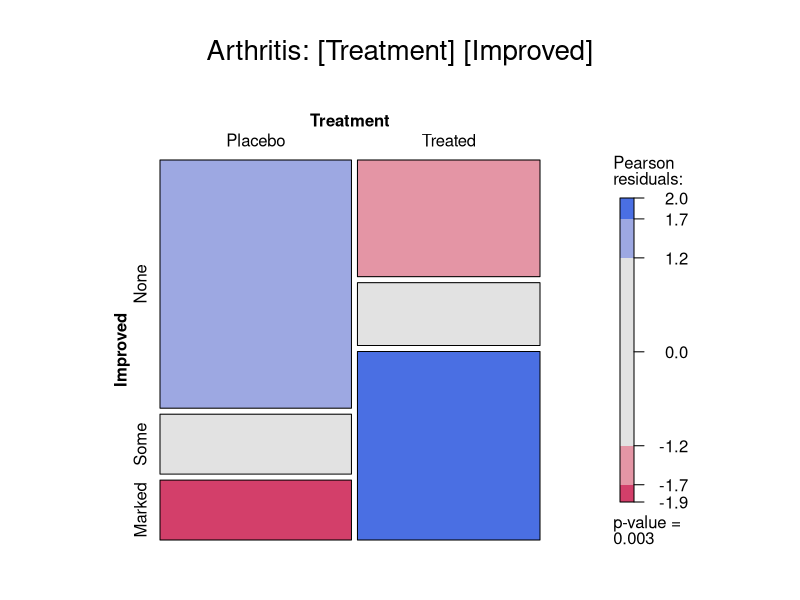
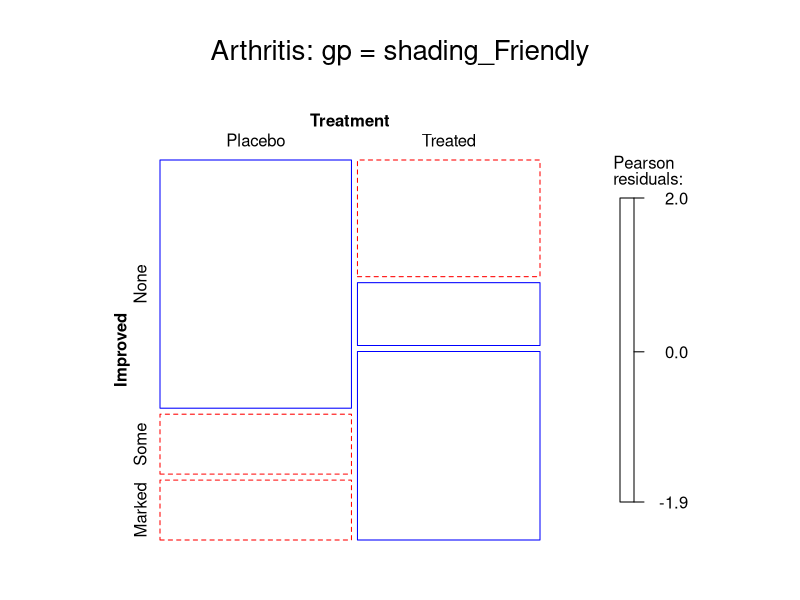
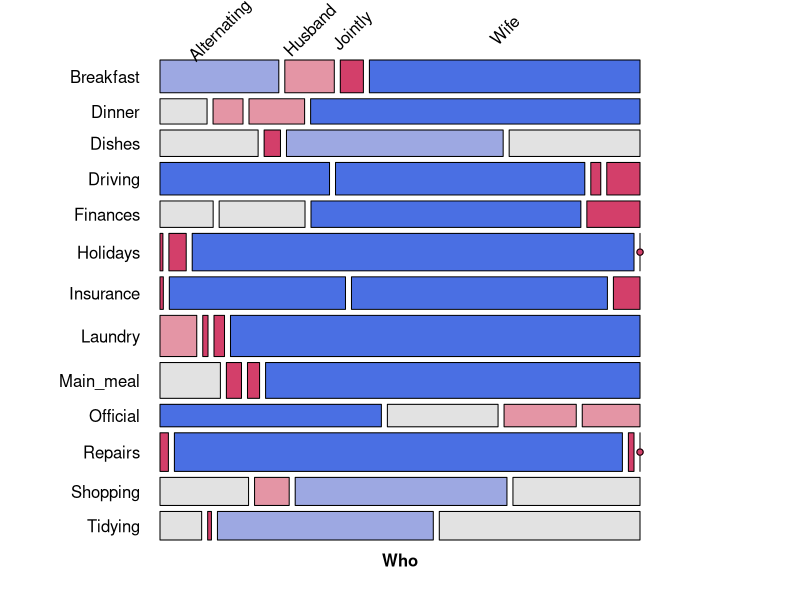
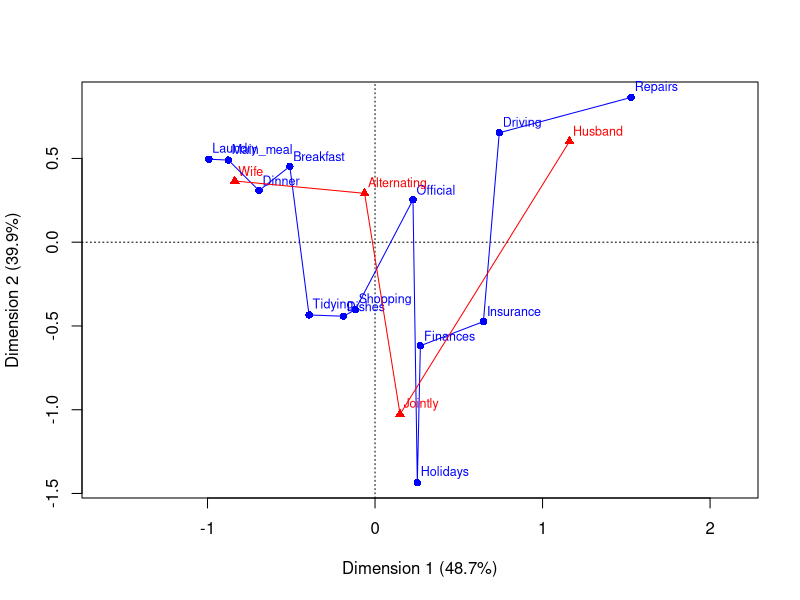
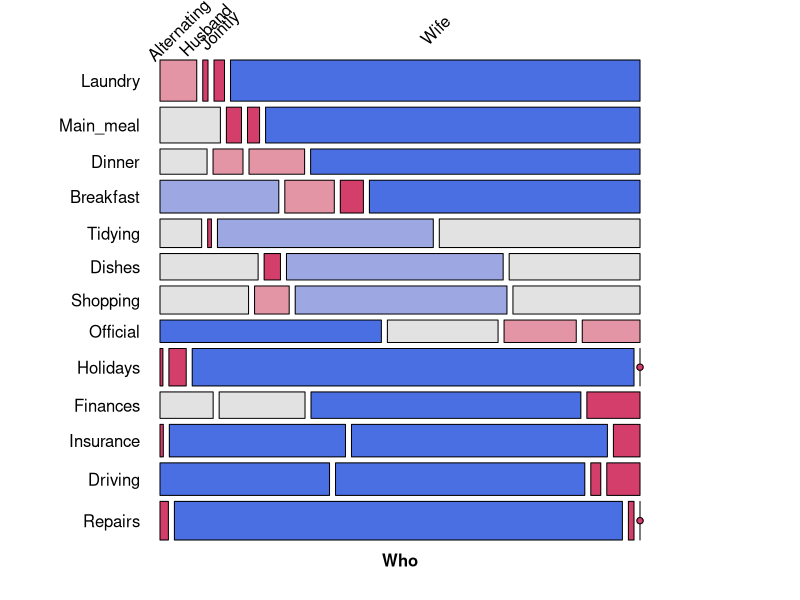

Generate these figures, in order, with R:
## ---- chunk 1
knitr::opts_chunk$set(
  collapse = TRUE,
  warning = FALSE,
  fig.height = 6,
  fig.width = 7,
  fig.path = "fig/tut04-",
  dev = "png",
  comment = "##"
)

# save some typing
knitr::set_alias(w = "fig.width",
                 h = "fig.height",
                 cap = "fig.cap")


# preload datasets ???
set.seed(1071)
library(vcd)
library(vcdExtra)
library(ggplot2)
data(HairEyeColor)
data(PreSex)
data(Arthritis, package="vcd")
art <- xtabs(~Treatment + Improved, data = Arthritis)
if(!file.exists("fig")) dir.create("fig")

## ---- chunk 2
#| Arthritis1,
#| fig.height = 6,
#| fig.width = 7,
#| fig.cap = "Mosaic plot for the `Arthritis` data, using `shading_max`"
data(Arthritis, package="vcd")
art <- xtabs(~Treatment + Improved, data = Arthritis)
mosaic(art, gp = shading_max, 
            split_vertical = TRUE, 
            main="Arthritis: [Treatment] [Improved]")
## ---- chunk 3
summary(art)
## ---- chunk 4
#| Arthritis2,
#| fig.height = 6,
#| fig.width = 7,
#| fig.cap = "Mosaic plot for the `Arthritis` data, using `shading_Friendly`"
mosaic(art, gp = shading_Friendly, 
            split_vertical = TRUE, 
            main="Arthritis: gp = shading_Friendly")
## ---- chunk 5
data("HouseTasks", package = "vcdExtra")
HouseTasks
## ---- chunk 6
require(vcd)
mosaic(HouseTasks, shade = TRUE,
       labeling = labeling_border(rot_labels = c(45,0, 0, 0), 
                                  offset_label =c(.5,5,0, 0),
                                  varnames = c(FALSE, TRUE),
                                  just_labels=c("center","right"),
                                  tl_varnames = FALSE),
       legend = FALSE)

## ---- chunk 7
require(ca)
HT.ca <- ca(HouseTasks)
summary(HT.ca, rows=FALSE, columns=FALSE)
## ---- chunk 8
plot(HT.ca, lines = TRUE)
## ---- chunk 9
require(seriation)
order <- seriate(HouseTasks, method = "CA")
# the permuted row and column labels
rownames(HouseTasks)[order[[1]]]
colnames(HouseTasks)[order[[2]]]
## ---- chunk 10
# do the permutation
HT_perm <- permute(HouseTasks, order, margin=1)

mosaic(HT_perm, shade = TRUE,
       labeling = labeling_border(rot_labels = c(45,0, 0, 0), 
                                  offset_label =c(.5,5,0, 0),
                                  varnames = c(FALSE, TRUE),
                                  just_labels=c("center","right"),
                                  tl_varnames = FALSE),
       legend = FALSE)
